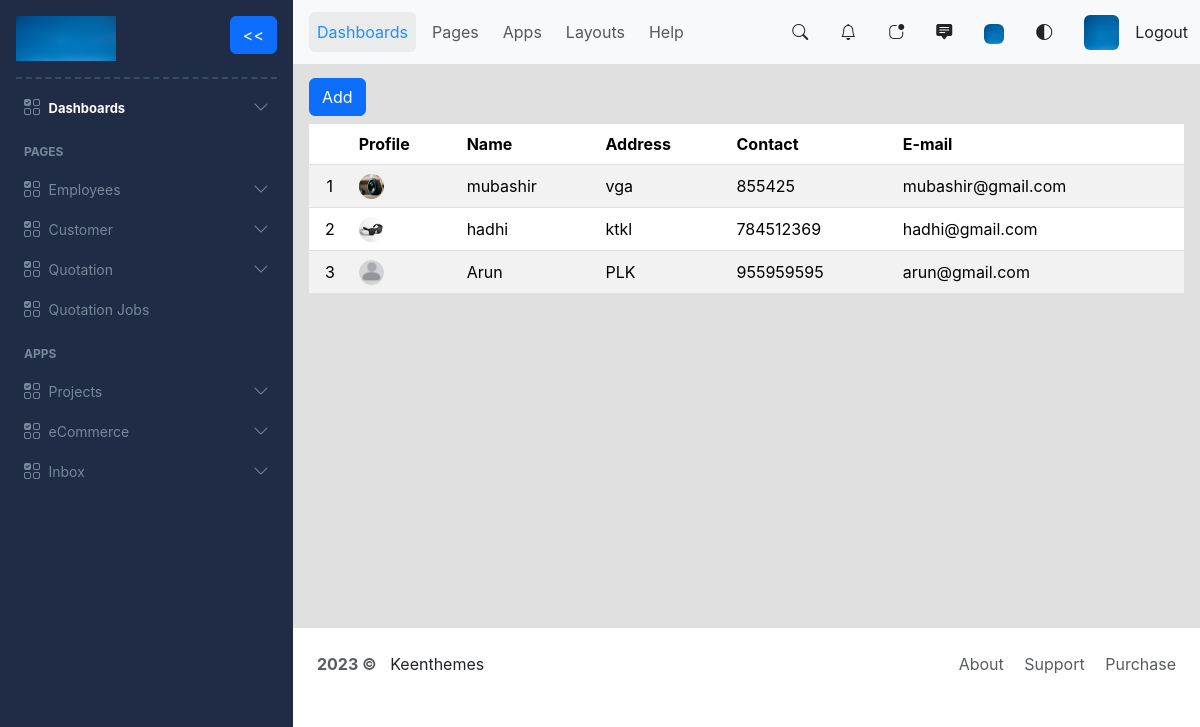
Page /view_customers (signed in) on the earlier database version.
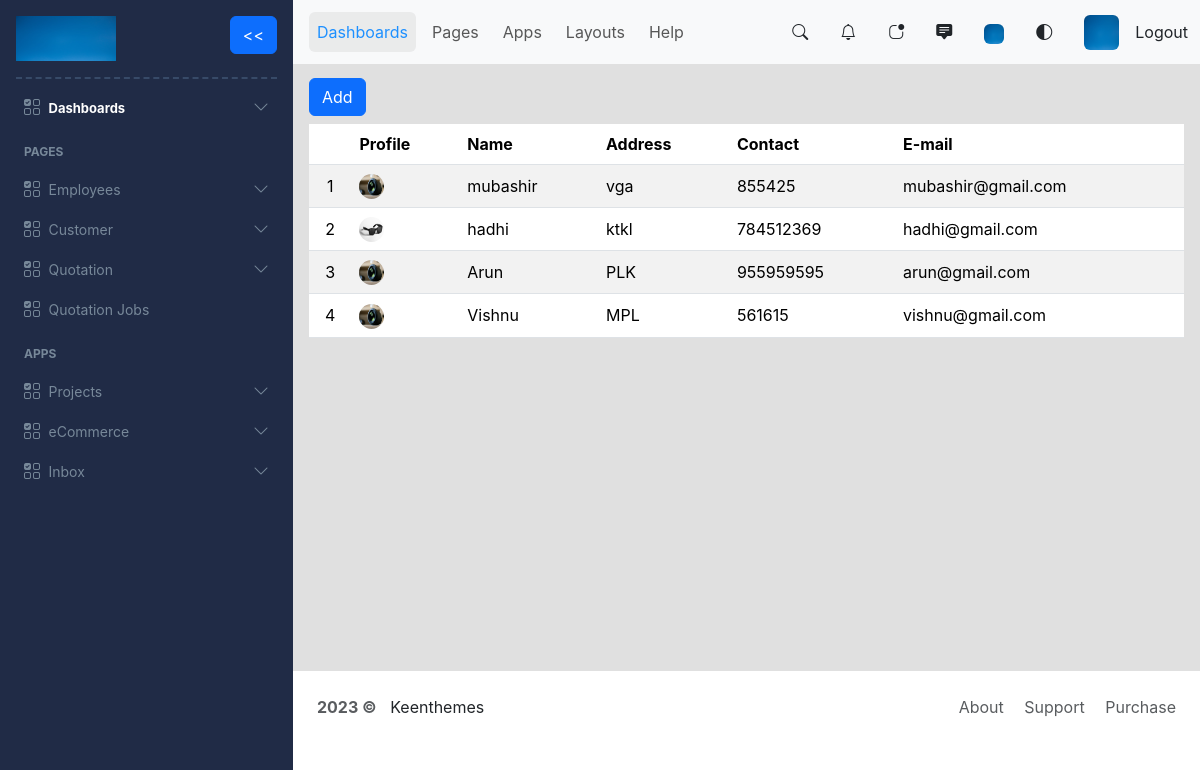
Same page on the later database version.
### myapp/models.py (models this page shows, shortened)
class Customer(models.Model):
    id = models.UUIDField(primary_key=True, default=uuid.uuid4, unique=True, editable=False)
    name = models.CharField(max_length=30)
    address = models.CharField(max_length=150)
    contact = models.IntegerField()
    email = models.EmailField()
    profile_image = models.ImageField(null=True, blank=True, upload_to="profiles/")

### myapp/views.py (the view)
# urls.py: path('view_customers', views.viewCustomers, name='view_customers'),
@login_required
def viewCustomers(request):
    customers = Customer.objects.all()
    customers_exist = customers.exists()
    return render(request, 'customer/view_customers.html',{'customers': customers, 'customers_exist': customers_exist})

### myapp/templates/customer/view_customers.html
{% extends 'index.html' %}
{% block content %}
{% load static %}
<div class='justify-content-end'>
    <a href = "{% url 'create_customer' %}"class="btn btn-primary">Add</a>
</div>
{% if customers_exist %}
<div class='table-responsive'>
    <table class="table table-striped mt-2 align-middle">
        <thead>
        <tr>
            <th scope="col"></th>
            <th scope="col">Profile</th>
            <th scope="col">Name</th>
            <th scope="col">Address</th>
            <th scope="col">Contact</th>
            <th scope="col">E-mail</th>
        </tr>
        </thead>
        <tbody>
        {% for customer in customers %}
            <tr style="height: 42px;">
                <td class="text-center">{{forloop.counter}}</td>
                <td><a href="{% url 'update_customer' customer.id %}" style="text-decoration: none; color: black;">
                    {% if customer.profile_image %}
                        <img src="{{customer.profile_image.url}}" alt="Profile not loading..." style="width: 25px; height: 25px; border-radius: 50%;">
                    {% else %}
                        <img src="{% static 'image/default.png' %}" alt="Profile not loading..." style="width: 25px; height: 25px; border-radius: 50%;">
                    {% endif %}
                    </a>
                </td>
                <td><a href="{% url 'update_customer' customer.id %}" style="text-decoration: none; color: black;">{{customer.name}}</a></td>
                <td><a href="{% url 'update_customer' customer.id %}" style="text-decoration: none; color: black;">{{customer.address}}</a></td>
                <td><a href="{% url 'update_customer' customer.id %}" style="text-decoration: none; color: black;">{{customer.contact}}</a></td>
                <td><a href="{% url 'update_customer' customer.id %}" style="text-decoration: none; color: black;">{{customer.email}}</a></td>
            </tr>
        {% endfor %}
        </tbody>
    </table>
</div>
{% else %}
<div class="d-flex justify-content-center">
    <span class="pt-5">No customers yet.<a href="{% url 'create_customer' %}">Create</a> a new customer.</span>
</div>
{% endif %}
{% endblock content %}

Differences in the rows shown:
changed Customer "Arun": profile_image: picture added
added Customer: profile_image (picture), name "Vishnu", address "MPL", contact "561615", email "vishnu@gmail.com"
